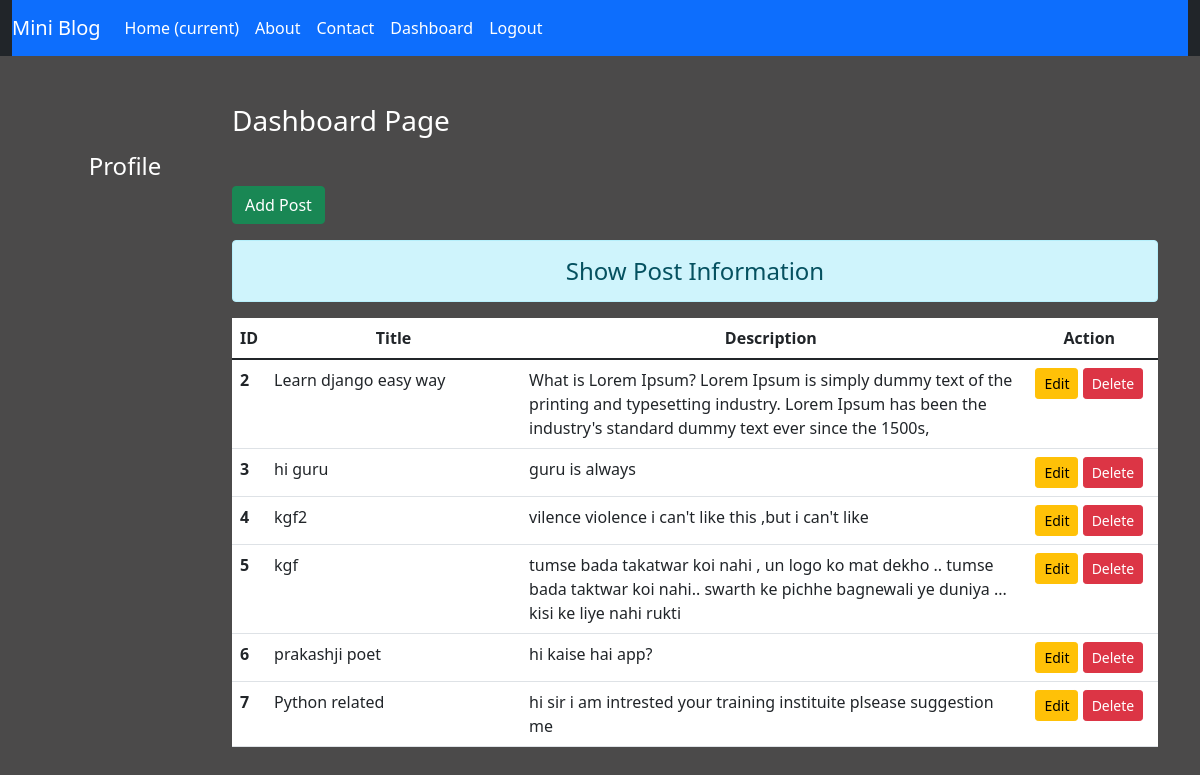
The page /dashboard/ (signed in) on the database its author committed.
### blog/models.py (models this page shows)
class Post(models.Model):
    title=models.CharField(max_length=150)
    desc=models.TextField()

### blog/views.py (the view)
# urls.py: path('dashboard/',views.dashboard,name='dashboard'),
def dashboard(request):
    if request.user.is_authenticated:
      posts=Post.objects.all()
      user = request.user
      full_name =user.get_full_name()
      gps=user.groups.all()
      return render(request,'dashboard.html',{'posts':posts,'full_name':full_name,'groups':gps})
    else:
      return HttpResponseRedirect('/login/')

### templates/dashboard.html (shortened to what this page needs)
{% extends 'base.html' %}
{% load static %}
{% block side %}
<div class="col-sm-2 text-white my-5 text-center">
  <h4 class="my-5">Profile</h4>
</div>
{% endblock side %}
{% block content %}
<div class="col-sm-10">
 <h3 class="text-white my-5">Dashboard Page</h3>
 <a href="{% url 'addpost' %}" class="btn btn-success">Add Post</a>
 <h4 class="text-center alert alert-info mt-3">Show Post Information</h4>
  {% if posts %}
   <table class="table table-hover bg-white">
     <thead>
       <tr class="text-center">
         <th scope="col" style="width:2%">ID</th>
         <th scope="col" style="width:28%">Title</th>
         <th scope="col" style="width:55%">Description</th>
         <th scope="col" style="width:15%">Action</th>
       </tr>
     </thead>
     <tbody>
      {% for post in posts %}
       <tr>
         <th scope="row">{{post.id}}</th>
         <td>{{post.title}}</td>
         <td>{{post.desc}}</td>
         <td class="text-center">
          <a href="{% url 'updatepost' post.id %}" class="btn btn-warning btn-sm">Edit</a>
          {% if perms.blog.delete_post %}
          <form action="{% url 'deletepost' post.id %}" method="post" class="d-inline"> {% csrf_token %}
          <input type="submit" class="btn btn-danger btn-sm" value="Delete">
         </form>
         {% endif %}
         </td>
       </tr>
      {% endfor %}
     </tbody>
   </table>
  {% else %}
   <h4 class="text-center alert alert-warning">No Records</h4>
  {% endif %}
</div>
{% endblock content %}

### static/css/style.css (style rules this page uses)
body { background-color: rgb(75,74,74); color: antiquewhite; }

### rows shown on the page
Post: id "2", title "Learn django easy way", desc "What is Lorem Ipsum? Lorem Ipsum is simply dummy text of the printing and typesetting industry. Lorem Ipsum has been the industry's standard dummy text ever since the 1500s,"
Post: id "3", title "hi guru", desc "guru is always"
Post: id "4", title "kgf2", desc "vilence violence i can't like this ,but i can't like"
Post: id "5", title "kgf", desc "tumse bada takatwar koi nahi , un logo ko mat dekho .. tumse bada taktwar koi nahi.. swarth ke pichhe bagnewali ye duniya ... kisi ke liye nahi rukti"
Post: id "6", title "prakashji poet", desc "hi kaise hai app?"
Post: id "7", title "Python related", desc "hi sir i am intrested your training instituite plsease suggestion me"
